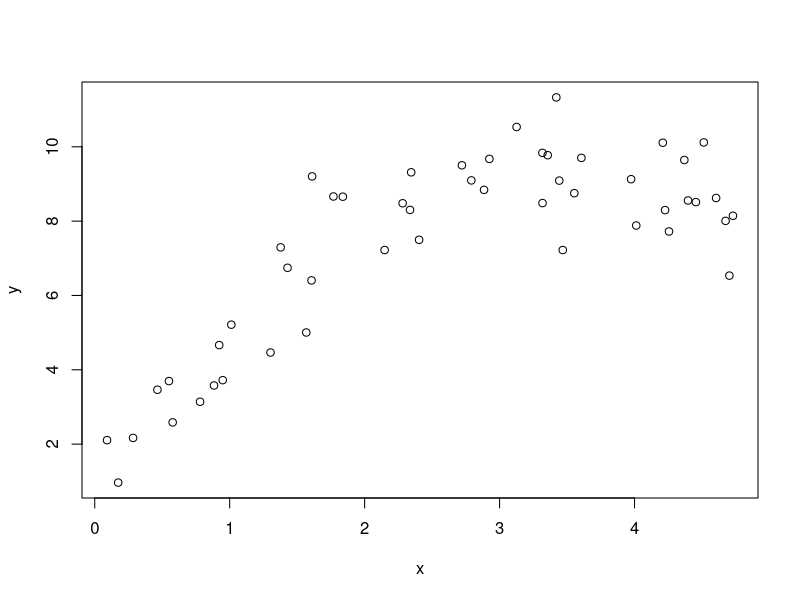
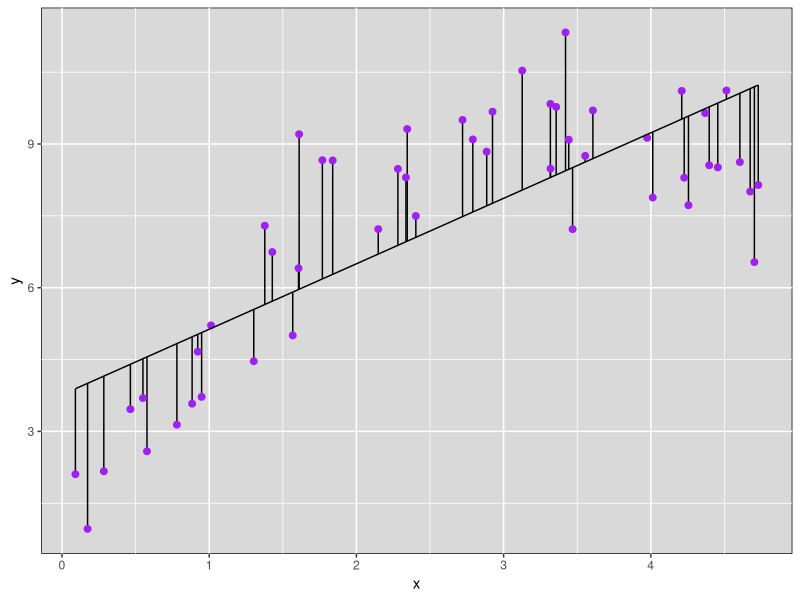

Write R code to recreate these figures, in order.
# ESTEC Bayesian tutorial by Rafael S. de Souza - UNC & COIN
#
# Partial example from Bayesian Models for Astrophysical Data 
# by Hilbe, de Souza & Ishida, 2017, Cambridge Univ. Press
#
# Example of frequentist linear regression in R
# synthetic data
# 1 response (y) and 1 explanatory variable (x1) with 1 quadratic term

require(ggplot2)

set.seed(1056)                    # set seed to replicate example
nobs = 50                         # number of obs in model 
x <- runif(nobs,0,5)             # random uniform variable
mu <- 1 + 5 * x - 0.75 * x ^ 2  # linear predictor, xb
y <- rnorm(nobs, mu, sd=1)      # create y as adjusted random normal variate 


d <- data.frame(x,y)
plot(x,y)

fit <- lm(y ~ x+ x ^2)          # Normal Fit 
summary(fit) 

d$predicted <- predict(fit)

ggplot(d, aes(x = x, y = y)) +
  geom_segment(aes(xend = x, yend = predicted)) +
  geom_point(color="purple",size=2) +
  geom_line(aes(x=x,y=predicted))+
  theme(panel.background = element_rect(color = "black", fill = "gray85") )


